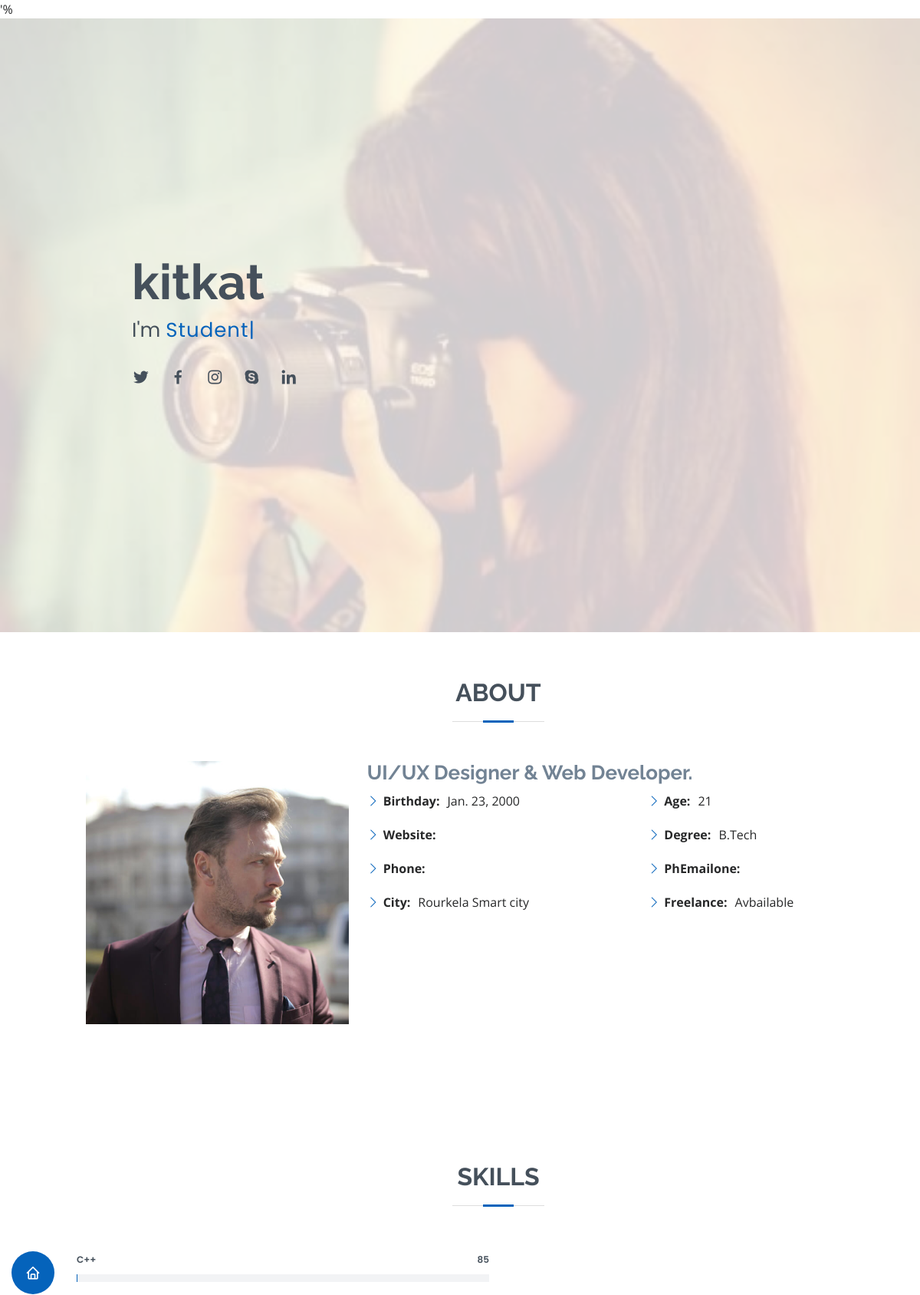
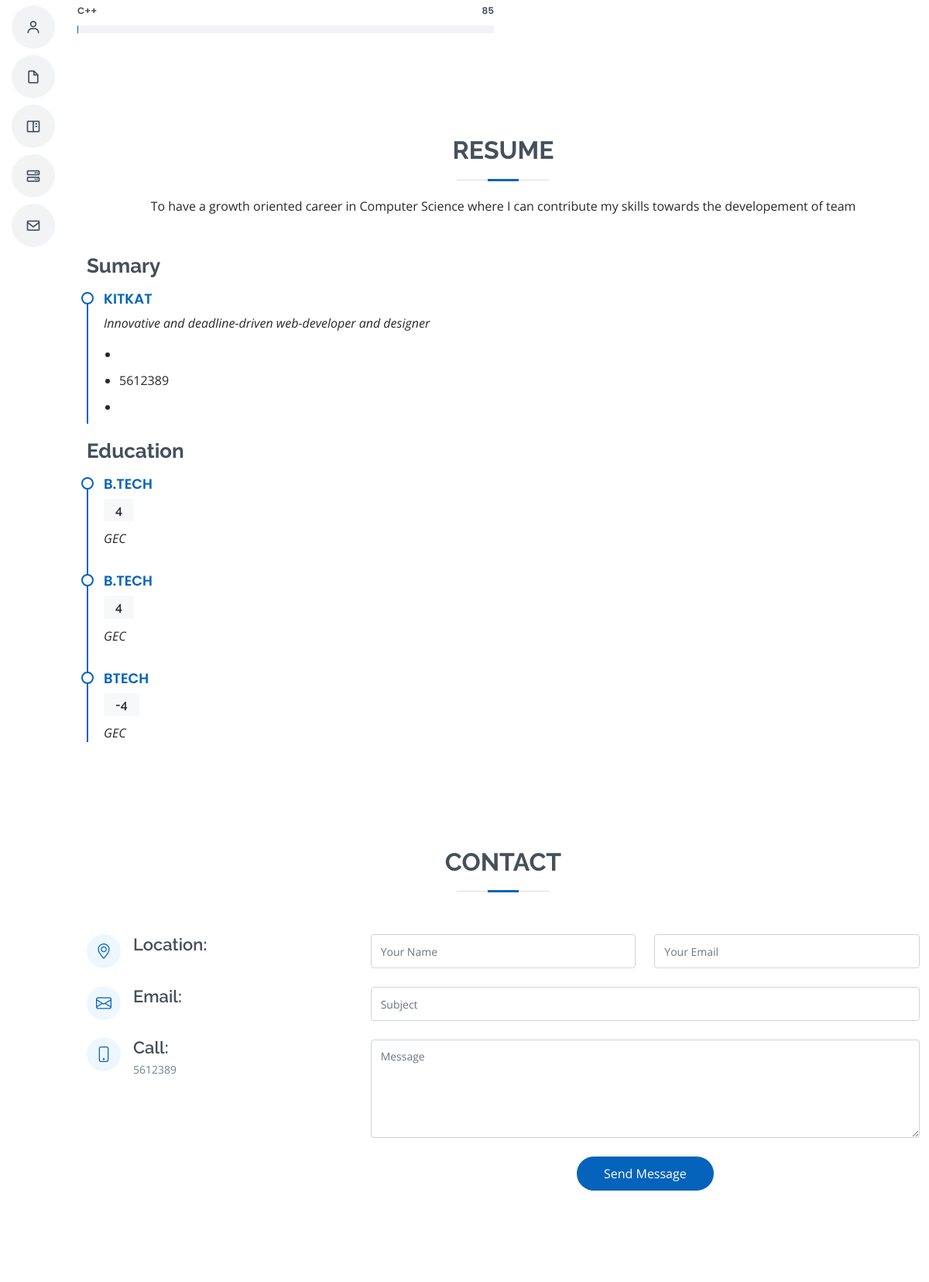
Page /home (signed in, upper part) on the committed database (2 pictures, top to bottom).
### kitkat_break/models.py (models this page shows, shortened)
class profile(models.Model):
    user = models.OneToOneField(User,on_delete=models.CASCADE)
    Birthday = models.DateField(blank = True)
    Website = models.TextField(blank = True)
    phone = models.IntegerField(max_length=12)
    City = models.CharField(max_length=20)
    Age = models.IntegerField()
    Degree = models.TextField(max_length=100)
    Freelance = models.TextField(max_length=20)

class skills(models.Model):
    user =  models.ForeignKey(User,on_delete=models.CASCADE)
    skill = models.TextField()
    level = models.IntegerField(max_length=3)

class Education(models.Model):
    user = models.ForeignKey(User,on_delete=models.CASCADE)
    degree = models.TextField(max_length=10)
    year   = models.IntegerField(max_length=4)
    college = models.TextField(max_length=10)

### kitkat_break/views.py (the view)
# urls.py: path('home',views.home,name='home')
def home(request):
    if request .user.is_authenticated:
        person = request.user
        pro = profile.objects.get(user=person)
        edu = Education.objects.filter(user=person)
        skill = skills.objects.filter(user=person)
        context = {'person':person,'pro':pro,'edu':edu,'skill':skill}
    return render(request,'index.html',context)

### templates/index.html (shortened to what this page needs)
{% load static %}
<!DOCTYPE html>
<html lang="en">
<head>
  <link href="{% static 'vendor/aos/aos.css' %}" rel="stylesheet">
  <link href="{% static 'vendor/bootstrap/css/bootstrap.min.css' %}" rel="stylesheet">
  <link href="{% static 'vendor/bootstrap-icons/bootstrap-icons.css' %}" rel="stylesheet">
  <link href="{% static 'vendor/boxicons/css/boxicons.min.css' %}" rel="stylesheet">
  <link href="{% static 'vendor/glightbox/css/glightbox.min.css' %}" rel="stylesheet">
  <link href="{% static 'vendor/swiper/swiper-bundle.min.css' %}" rel="stylesheet">'%
  <link href="{% static 'css/style.css' %}" rel="stylesheet">
</head>
<body>
  <header id="header" class="d-flex flex-column justify-content-center">
    <nav id="navbar" class="navbar nav-menu">
      <ul>
        <li><a href="#hero" class="nav-link scrollto active"><i class="bx bx-home"></i> <span>Home</span></a></li>
        <li><a href="#about" class="nav-link scrollto"><i class="bx bx-user"></i> <span>About</span></a></li>
        <li><a href="#resume" class="nav-link scrollto"><i class="bx bx-file-blank"></i> <span>Resume</span></a></li>
        <li><a href="#portfolio" class="nav-link scrollto"><i class="bx bx-book-content"></i> <span>Portfolio</span></a></li>
        <li><a href="#services" class="nav-link scrollto"><i class="bx bx-server"></i> <span>Services</span></a></li>
        <li><a href="#contact" class="nav-link scrollto"><i class="bx bx-envelope"></i> <span>Contact</span></a></li>
      </ul>
    </nav>
  </header>
  <section id="hero" class="d-flex flex-column justify-content-center">
    <div class="container" data-aos="zoom-in" data-aos-delay="100">
      <h1>{{person.username}}</h1>
      <p>I'm <span class="typed" data-typed-items="Student, Developer, Freelancer, Photographer"></span></p>
      <div class="social-links">
        <a href="#" class="twitter"><i class="bx bxl-twitter"></i></a>
        <a href="#" class="facebook"><i class="bx bxl-facebook"></i></a>
        <a href="#" class="instagram"><i class="bx bxl-instagram"></i></a>
        <a href="#" class="google-plus"><i class="bx bxl-skype"></i></a>
        <a href="#" class="linkedin"><i class="bx bxl-linkedin"></i></a>
      </div>
    </div>
  </section>
  <main id="main">
    <section id="about" class="about">
      <div class="container" data-aos="fade-up">
        <div class="section-title">
          <h2>About</h2>
        </div>
        <div class="row">
          <div class="col-lg-4">
            <img src="{% static 'img/profile-img.jpg' %}" class="img-fluid" alt="">
          </div>
          <div class="col-lg-8 pt-4 pt-lg-0 content">
            <h3>UI/UX Designer &amp; Web Developer.</h3>
            <div class="row">
              <div class="col-lg-6">
                <ul>
                  <li><i class="bi bi-chevron-right"></i> <strong>Birthday:</strong> <span>{{pro.Birthday}}</span></li>
                  <li><i class="bi bi-chevron-right"></i> <strong>Website:</strong> </li>
                  <li><i class="bi bi-chevron-right"></i> <strong>Phone:</strong> </li>
                  <li><i class="bi bi-chevron-right"></i> <strong>City:</strong> <span>{{pro.City}}</span></li>
                </ul>
              </div>
              <div class="col-lg-6">
                <ul>
                  <li><i class="bi bi-chevron-right"></i> <strong>Age:</strong> <span>21</span></li>
                  <li><i class="bi bi-chevron-right"></i> <strong>Degree:</strong> <span>{{pro.Degree}}</span></li>
                  <li><i class="bi bi-chevron-right"></i> <strong>PhEmailone:</strong> </li>
                  <li><i class="bi bi-chevron-right"></i> <strong>Freelance:</strong> <span>{{pro.Freelance}}</span></li>
                </ul>
              </div>
            </div>
          </div>
        </div>
      </div>
    </section>
    <section id="skills" class="skills section-bg">
      <section>
        <div class="section-title">
          <h2>Skills</h2>
        </div>
        <div class="row skills-content">
          <div class="col-lg-6">
          {% for i in skill %}
            <div class="progress">
              <span class="skill">{{i.skill}}<i class="val">{{i.level}}</i></span>
              <div class="progress-bar-wrap">
              </div>
            </div>
          {% endfor %}
        </div>
      </div>
    </section>
    <section id="resume" class="resume">
      <div class="container" data-aos="fade-up">
        <div class="section-title">
          <h2>Resume</h2>
          <p>To have a growth oriented career in Computer Science where I can contribute my skills towards the developement of team</p>
        </div>
        <div class="row">
          <div class="col-lg-6">
            <h3 class="resume-title">Sumary</h3>
            <div class="resume-item pb-0">
              <h4>{{person.username}}</h4>
              <p><em>Innovative and deadline-driven web-developer and designer</em></p>
              <ul>
                <li>{{pro.city}}</li>
                <li>{{pro.phone}}</li>
                <li>{{person.email}}</li>
              </ul>
            </div>
            <h3 class="resume-title">Education</h3>
            {% for i in edu %}
            <div class="resume-item">
              <h4>{{i.degree}}</h4>
              <h5>{{i.year}}</h5>
              <p><em>{{i.college}}</em></p>
            </div>
            {% endfor %}
        </div>
      </div>
    </section>
    <section id="contact" class="contact">
      <div class="container" data-aos="fade-up">
        <div class="section-title">
          <h2>Contact</h2>
        </div>
        <div class="row mt-1">
          <div class="col-lg-4">
            <div class="info">
              <div class="address">
                <i class="bi bi-geo-alt"></i>
                <h4>Location:</h4>
              </div>
              <div class="email">
                <i class="bi bi-envelope"></i>
                <h4>Email:</h4>
              </div>
              <div class="phone">
                <i class="bi bi-phone"></i>
                <h4>Call:</h4>
                <p>{{pro.phone}}</p>
              </div>
            </div>
          </div>
          <div class="col-lg-8 mt-5 mt-lg-0">
            <form action="forms/contact.php" method="post" role="form" class="php-email-form">
              <div class="row">
                <div class="col-md-6 form-group">
                  <input type="text" name="name" class="form-control" id="name" placeholder="Your Name" required>
                </div>
                <div class="col-md-6 form-group mt-3 mt-md-0">
                  <input type="email" class="form-control" name="email" id="email" placeholder="Your Email" required>
                </div>
              </div>
              <div class="form-group mt-3">
                <input type="text" class="form-control" name="subject" id="subject" placeholder="Subject" required>
              </div>
              <div class="form-group mt-3">
                <textarea class="form-control" name="message" rows="5" placeholder="Message" required></textarea>
              </div>
              <div class="text-center"><button type="submit">Send Message</button></div>
            </form>
          </div>
        </div>
      </div>
    </section>
  </main>
</body>
</html>

### rows in the picture
profile: Birthday "Jan. 23, 2000", City "Rourkela Smart city", Degree "B.Tech", Freelance "Avbailable", phone "5612389"
skills: skill "C++", level "85"
skills: skill "C++", level "85"
Education: degree "B.TECH", year "4", college "GEC"
Education: degree "B.TECH", year "4", college "GEC"
Education: degree "BTECH", year "-4", college "GEC"

### other values in the picture
{{ person.username }} "kitkat"
{{ person.username }} "KITKAT"
